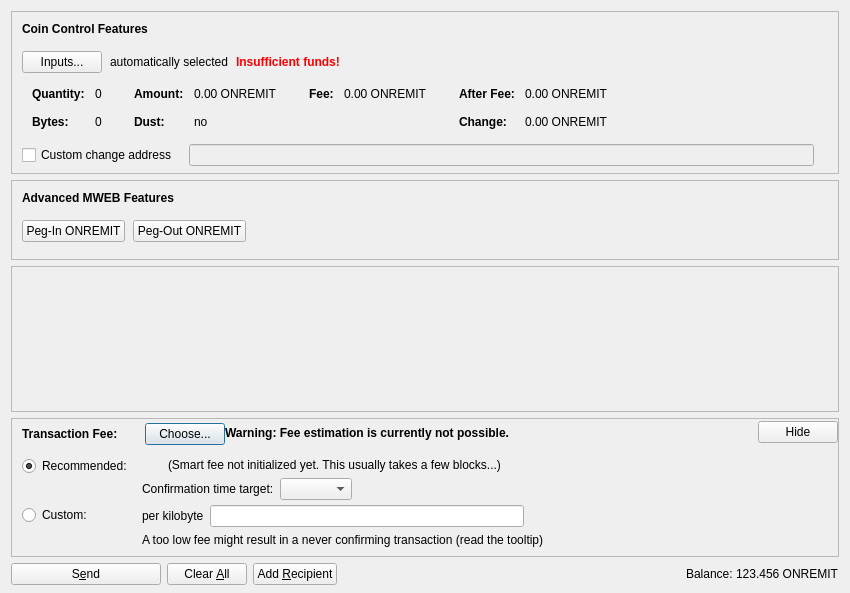
<?xml version="1.0" encoding="UTF-8"?>
<ui version="4.0">
 <class>SendCoinsDialog</class>
 <widget class="QDialog" name="SendCoinsDialog">
  <property name="geometry">
   <rect>
    <x>0</x>
    <y>0</y>
    <width>850</width>
    <height>593</height>
   </rect>
  </property>
  <property name="windowTitle">
   <string>Send Coins</string>
  </property>
  <layout class="QVBoxLayout" name="verticalLayout" stretch="0,0,1,0,0">
   <property name="bottomMargin">
    <number>8</number>
   </property>
   <item>
    <widget class="QFrame" name="frameCoinControl">
     <property name="sizePolicy">
      <sizepolicy hsizetype="Expanding" vsizetype="Expanding">
       <horstretch>0</horstretch>
       <verstretch>0</verstretch>
      </sizepolicy>
     </property>
     <property name="maximumSize">
      <size>
       <width>16777215</width>
       <height>16777215</height>
      </size>
     </property>
     <property name="frameShape">
      <enum>QFrame::StyledPanel</enum>
     </property>
     <property name="frameShadow">
      <enum>QFrame::Sunken</enum>
     </property>
     <layout class="QVBoxLayout" name="verticalLayoutCoinControl2">
      <property name="spacing">
       <number>0</number>
      </property>
      <property name="leftMargin">
       <number>0</number>
      </property>
      <property name="topMargin">
       <number>0</number>
      </property>
      <property name="rightMargin">
       <number>0</number>
      </property>
      <property name="bottomMargin">
       <number>6</number>
      </property>
      <item>
       <layout class="QVBoxLayout" name="verticalLayoutCoinControl" stretch="0,0,0,0,1">
        <property name="spacing">
         <number>0</number>
        </property>
        <property name="leftMargin">
         <number>10</number>
        </property>
        <property name="topMargin">
         <number>10</number>
        </property>
        <item>
         <layout class="QHBoxLayout" name="horizontalLayoutCoinControl1">
          <property name="bottomMargin">
           <number>15</number>
          </property>
          <item>
           <widget class="QLabel" name="labelCoinControlFeatures">
            <property name="sizePolicy">
             <sizepolicy hsizetype="Preferred" vsizetype="Maximum">
              <horstretch>0</horstretch>
              <verstretch>0</verstretch>
             </sizepolicy>
            </property>
            <property name="font">
             <font>
              <weight>75</weight>
              <bold>true</bold>
             </font>
            </property>
            <property name="styleSheet">
             <string notr="true">font-weight:bold;</string>
            </property>
            <property name="text">
             <string>Coin Control Features</string>
            </property>
           </widget>
          </item>
         </layout>
        </item>
        <item>
         <layout class="QHBoxLayout" name="horizontalLayoutCoinControl2" stretch="0,0,0,0">
          <property name="spacing">
           <number>8</number>
          </property>
          <property name="bottomMargin">
           <number>10</number>
          </property>
          <item>
           <widget class="QPushButton" name="pushButtonCoinControl">
            <property name="styleSheet">
             <string notr="true"/>
            </property>
            <property name="text">
             <string>Inputs...</string>
            </property>
            <property name="autoDefault">
             <bool>false</bool>
            </property>
           </widget>
          </item>
          <item>
           <widget class="QLabel" name="labelCoinControlAutomaticallySelected">
            <property name="text">
             <string>automatically selected</string>
            </property>
            <property name="margin">
             <number>5</number>
            </property>
           </widget>
          </item>
          <item>
           <widget class="QLabel" name="labelCoinControlInsuffFunds">
            <property name="font">
             <font>
              <weight>75</weight>
              <bold>true</bold>
             </font>
            </property>
            <property name="styleSheet">
             <string notr="true">color:red;font-weight:bold;</string>
            </property>
            <property name="text">
             <string>Insufficient funds!</string>
            </property>
            <property name="margin">
             <number>5</number>
            </property>
           </widget>
          </item>
          <item>
           <spacer name="horizontalSpacerCoinControl">
            <property name="orientation">
             <enum>Qt::Horizontal</enum>
            </property>
            <property name="sizeHint" stdset="0">
             <size>
              <width>40</width>
              <height>1</height>
             </size>
            </property>
           </spacer>
          </item>
         </layout>
        </item>
        <item>
         <widget class="QWidget" name="widgetCoinControl" native="true">
          <property name="sizePolicy">
           <sizepolicy hsizetype="Preferred" vsizetype="Preferred">
            <horstretch>0</horstretch>
            <verstretch>0</verstretch>
           </sizepolicy>
          </property>
          <property name="minimumSize">
           <size>
            <width>0</width>
            <height>0</height>
           </size>
          </property>
          <property name="styleSheet">
           <string notr="true"/>
          </property>
          <layout class="QHBoxLayout" name="horizontalLayoutCoinControl5">
           <property name="leftMargin">
            <number>0</number>
           </property>
           <property name="topMargin">
            <number>0</number>
           </property>
           <property name="rightMargin">
            <number>0</number>
           </property>
           <property name="bottomMargin">
            <number>0</number>
           </property>
           <item>
            <layout class="QHBoxLayout" name="horizontalLayoutCoinControl3" stretch="0,0,0,1">
             <property name="spacing">
              <number>20</number>
             </property>
             <property name="topMargin">
              <number>0</number>
             </property>
             <property name="bottomMargin">
              <number>10</number>
             </property>
             <item>
              <layout class="QFormLayout" name="formLayoutCoinControl1">
               <property name="horizontalSpacing">
                <number>10</number>
               </property>
               <property name="verticalSpacing">
                <number>14</number>
               </property>
               <property name="leftMargin">
                <number>10</number>
               </property>
               <property name="topMargin">
                <number>4</number>
               </property>
               <property name="rightMargin">
                <number>6</number>
               </property>
               <item row="0" column="0">
                <widget class="QLabel" name="labelCoinControlQuantityText">
                 <property name="font">
                  <font>
                   <weight>75</weight>
                   <bold>true</bold>
                  </font>
                 </property>
                 <property name="text">
                  <string>Quantity:</string>
                 </property>
                 <property name="margin">
                  <number>0</number>
                 </property>
                </widget>
               </item>
               <item row="0" column="1">
                <widget class="QLabel" name="labelCoinControlQuantity">
                 <property name="cursor">
                  <cursorShape>IBeamCursor</cursorShape>
                 </property>
                 <property name="contextMenuPolicy">
                  <enum>Qt::ActionsContextMenu</enum>
                 </property>
                 <property name="text">
                  <string notr="true">0</string>
                 </property>
                 <property name="margin">
                  <number>0</number>
                 </property>
                 <property name="textInteractionFlags">
                  <set>Qt::LinksAccessibleByMouse|Qt::TextSelectableByKeyboard|Qt::TextSelectableByMouse</set>
                 </property>
                </widget>
               </item>
               <item row="1" column="0">
                <widget class="QLabel" name="labelCoinControlBytesText">
                 <property name="font">
                  <font>
                   <weight>75</weight>
                   <bold>true</bold>
                  </font>
                 </property>
                 <property name="text">
                  <string>Bytes:</string>
                 </property>
                </widget>
               </item>
               <item row="1" column="1">
                <widget class="QLabel" name="labelCoinControlBytes">
                 <property name="cursor">
                  <cursorShape>IBeamCursor</cursorShape>
                 </property>
                 <property name="contextMenuPolicy">
                  <enum>Qt::ActionsContextMenu</enum>
                 </property>
                 <property name="text">
                  <string notr="true">0</string>
                 </property>
                 <property name="textInteractionFlags">
                  <set>Qt::LinksAccessibleByMouse|Qt::TextSelectableByKeyboard|Qt::TextSelectableByMouse</set>
                 </property>
                </widget>
               </item>
              </layout>
             </item>
             <item>
              <layout class="QFormLayout" name="formLayoutCoinControl2">
               <property name="horizontalSpacing">
                <number>10</number>
               </property>
               <property name="verticalSpacing">
                <number>14</number>
               </property>
               <property name="leftMargin">
                <number>6</number>
               </property>
               <property name="topMargin">
                <number>4</number>
               </property>
               <property name="rightMargin">
                <number>6</number>
               </property>
               <item row="0" column="0">
                <widget class="QLabel" name="labelCoinControlAmountText">
                 <property name="font">
                  <font>
                   <weight>75</weight>
                   <bold>true</bold>
                  </font>
                 </property>
                 <property name="text">
                  <string>Amount:</string>
                 </property>
                 <property name="margin">
                  <number>0</number>
                 </property>
                </widget>
               </item>
               <item row="0" column="1">
                <widget class="QLabel" name="labelCoinControlAmount">
                 <property name="cursor">
                  <cursorShape>IBeamCursor</cursorShape>
                 </property>
                 <property name="contextMenuPolicy">
                  <enum>Qt::ActionsContextMenu</enum>
                 </property>
                 <property name="text">
                  <string notr="true">0.00 ONREMIT</string>
                 </property>
                 <property name="textInteractionFlags">
                  <set>Qt::LinksAccessibleByMouse|Qt::TextSelectableByKeyboard|Qt::TextSelectableByMouse</set>
                 </property>
                </widget>
               </item>
               <item row="1" column="0">
                <widget class="QLabel" name="labelCoinControlLowOutputText">
                 <property name="font">
                  <font>
                   <weight>75</weight>
                   <bold>true</bold>
                  </font>
                 </property>
                 <property name="text">
                  <string>Dust:</string>
                 </property>
                </widget>
               </item>
               <item row="1" column="1">
                <widget class="QLabel" name="labelCoinControlLowOutput">
                 <property name="cursor">
                  <cursorShape>IBeamCursor</cursorShape>
                 </property>
                 <property name="contextMenuPolicy">
                  <enum>Qt::ActionsContextMenu</enum>
                 </property>
                 <property name="text">
                  <string notr="true">no</string>
                 </property>
                 <property name="textInteractionFlags">
                  <set>Qt::LinksAccessibleByMouse|Qt::TextSelectableByKeyboard|Qt::TextSelectableByMouse</set>
                 </property>
                </widget>
               </item>
              </layout>
             </item>
             <item>
              <layout class="QFormLayout" name="formLayoutCoinControl3">
               <property name="horizontalSpacing">
                <number>10</number>
               </property>
               <property name="verticalSpacing">
                <number>14</number>
               </property>
               <property name="leftMargin">
                <number>6</number>
               </property>
               <property name="topMargin">
                <number>4</number>
               </property>
               <property name="rightMargin">
                <number>6</number>
               </property>
               <item row="0" column="0">
                <widget class="QLabel" name="labelCoinControlFeeText">
                 <property name="font">
                  <font>
                   <weight>75</weight>
                   <bold>true</bold>
                  </font>
                 </property>
                 <property name="text">
                  <string>Fee:</string>
                 </property>
                 <property name="margin">
                  <number>0</number>
                 </property>
                </widget>
               </item>
               <item row="0" column="1">
                <widget class="QLabel" name="labelCoinControlFee">
                 <property name="cursor">
                  <cursorShape>IBeamCursor</cursorShape>
                 </property>
                 <property name="contextMenuPolicy">
                  <enum>Qt::ActionsContextMenu</enum>
                 </property>
                 <property name="text">
                  <string notr="true">0.00 ONREMIT</string>
                 </property>
                 <property name="textInteractionFlags">
                  <set>Qt::LinksAccessibleByMouse|Qt::TextSelectableByKeyboard|Qt::TextSelectableByMouse</set>
                 </property>
                </widget>
               </item>
              </layout>
             </item>
             <item>
              <layout class="QFormLayout" name="formLayoutCoinControl4">
               <property name="horizontalSpacing">
                <number>10</number>
               </property>
               <property name="verticalSpacing">
                <number>14</number>
               </property>
               <property name="leftMargin">
                <number>6</number>
               </property>
               <property name="topMargin">
                <number>4</number>
               </property>
               <property name="rightMargin">
                <number>6</number>
               </property>
               <item row="0" column="0">
                <widget class="QLabel" name="labelCoinControlAfterFeeText">
                 <property name="font">
                  <font>
                   <weight>75</weight>
                   <bold>true</bold>
                  </font>
                 </property>
                 <property name="text">
                  <string>After Fee:</string>
                 </property>
                 <property name="margin">
                  <number>0</number>
                 </property>
                </widget>
               </item>
               <item row="0" column="1">
                <widget class="QLabel" name="labelCoinControlAfterFee">
                 <property name="cursor">
                  <cursorShape>IBeamCursor</cursorShape>
                 </property>
                 <property name="contextMenuPolicy">
                  <enum>Qt::ActionsContextMenu</enum>
                 </property>
                 <property name="text">
                  <string notr="true">0.00 ONREMIT</string>
                 </property>
                 <property name="textInteractionFlags">
                  <set>Qt::LinksAccessibleByMouse|Qt::TextSelectableByKeyboard|Qt::TextSelectableByMouse</set>
                 </property>
                </widget>
               </item>
               <item row="1" column="0">
                <widget class="QLabel" name="labelCoinControlChangeText">
                 <property name="font">
                  <font>
                   <weight>75</weight>
                   <bold>true</bold>
                  </font>
                 </property>
                 <property name="text">
                  <string>Change:</string>
                 </property>
                </widget>
               </item>
               <item row="1" column="1">
                <widget class="QLabel" name="labelCoinControlChange">
                 <property name="cursor">
                  <cursorShape>IBeamCursor</cursorShape>
                 </property>
                 <property name="contextMenuPolicy">
                  <enum>Qt::ActionsContextMenu</enum>
                 </property>
                 <property name="text">
                  <string notr="true">0.00 ONREMIT</string>
                 </property>
                 <property name="textInteractionFlags">
                  <set>Qt::LinksAccessibleByMouse|Qt::TextSelectableByKeyboard|Qt::TextSelectableByMouse</set>
                 </property>
                </widget>
               </item>
              </layout>
             </item>
            </layout>
           </item>
          </layout>
         </widget>
        </item>
        <item>
         <layout class="QHBoxLayout" name="horizontalLayoutCoinControl4" stretch="0,0,0">
          <property name="spacing">
           <number>12</number>
          </property>
          <property name="sizeConstraint">
           <enum>QLayout::SetDefaultConstraint</enum>
          </property>
          <property name="topMargin">
           <number>5</number>
          </property>
          <property name="rightMargin">
           <number>5</number>
          </property>
          <item>
           <widget class="QCheckBox" name="checkBoxCoinControlChange">
            <property name="toolTip">
             <string>If this is activated, but the change address is empty or invalid, change will be sent to a newly generated address.</string>
            </property>
            <property name="text">
             <string>Custom change address</string>
            </property>
           </widget>
          </item>
          <item>
           <widget class="QValidatedLineEdit" name="lineEditCoinControlChange">
            <property name="enabled">
             <bool>false</bool>
            </property>
            <property name="sizePolicy">
             <sizepolicy hsizetype="Expanding" vsizetype="Fixed">
              <horstretch>0</horstretch>
              <verstretch>0</verstretch>
             </sizepolicy>
            </property>
           </widget>
          </item>
          <item>
           <widget class="QLabel" name="labelCoinControlChangeLabel">
            <property name="sizePolicy">
             <sizepolicy hsizetype="Preferred" vsizetype="Expanding">
              <horstretch>0</horstretch>
              <verstretch>0</verstretch>
             </sizepolicy>
            </property>
            <property name="minimumSize">
             <size>
              <width>0</width>
              <height>0</height>
             </size>
            </property>
            <property name="text">
             <string/>
            </property>
            <property name="margin">
             <number>3</number>
            </property>
           </widget>
          </item>
         </layout>
        </item>
        <item>
         <spacer name="verticalSpacerCoinControl">
          <property name="orientation">
           <enum>Qt::Vertical</enum>
          </property>
          <property name="sizeHint" stdset="0">
           <size>
            <width>800</width>
            <height>1</height>
           </size>
          </property>
         </spacer>
        </item>
       </layout>
      </item>
     </layout>
    </widget>
   </item>
   <item>
    <widget class="QFrame" name="frameMWEBFeatures">
     <property name="sizePolicy">
      <sizepolicy hsizetype="Expanding" vsizetype="Expanding">
       <horstretch>0</horstretch>
       <verstretch>0</verstretch>
      </sizepolicy>
     </property>
     <property name="maximumSize">
      <size>
       <width>16777215</width>
       <height>16777215</height>
      </size>
     </property>
     <property name="frameShape">
      <enum>QFrame::StyledPanel</enum>
     </property>
     <property name="frameShadow">
      <enum>QFrame::Sunken</enum>
     </property>
     <layout class="QVBoxLayout" name="verticalLayoutMWEBFeatures2">
      <property name="spacing">
       <number>0</number>
      </property>
      <property name="leftMargin">
       <number>0</number>
      </property>
      <property name="topMargin">
       <number>0</number>
      </property>
      <property name="rightMargin">
       <number>0</number>
      </property>
      <property name="bottomMargin">
       <number>6</number>
      </property>
      <item>
       <layout class="QVBoxLayout" name="verticalLayoutMWEBFeatures" stretch="0,0,1">
        <property name="spacing">
         <number>0</number>
        </property>
        <property name="leftMargin">
         <number>10</number>
        </property>
        <property name="topMargin">
         <number>10</number>
        </property>
        <item>
         <layout class="QHBoxLayout" name="horizontalLayoutMWEBFeatures1">
          <property name="bottomMargin">
           <number>15</number>
          </property>
          <item>
           <widget class="QLabel" name="labelMWEBFeatures">
            <property name="sizePolicy">
             <sizepolicy hsizetype="Preferred" vsizetype="Maximum">
              <horstretch>0</horstretch>
              <verstretch>0</verstretch>
             </sizepolicy>
            </property>
            <property name="font">
             <font>
              <weight>75</weight>
              <bold>true</bold>
             </font>
            </property>
            <property name="styleSheet">
             <string notr="true">font-weight:bold;</string>
            </property>
            <property name="text">
             <string>Advanced MWEB Features</string>
            </property>
           </widget>
          </item>
         </layout>
        </item>
        <item>
         <layout class="QHBoxLayout" name="horizontalLayoutMWEBFeatures2" stretch="0,0,0">
          <property name="spacing">
           <number>8</number>
          </property>
          <property name="bottomMargin">
           <number>10</number>
          </property>
          <item>
           <widget class="QPushButton" name="pushButtonMWEBPegIn">
            <property name="styleSheet">
             <string notr="true"/>
            </property>
            <property name="text">
             <string>Peg-In ONREMIT</string>
            </property>
            <property name="checkable">
             <bool>true</bool>
            </property>
            <property name="autoDefault">
             <bool>false</bool>
            </property>
           </widget>
          </item>
          <item>
           <widget class="QPushButton" name="pushButtonMWEBPegOut">
            <property name="styleSheet">
             <string notr="true"/>
            </property>
            <property name="text">
             <string>Peg-Out ONREMIT</string>
            </property>
            <property name="checkable">
             <bool>true</bool>
            </property>
            <property name="autoDefault">
             <bool>false</bool>
            </property>
           </widget>
          </item>
          <item>
           <spacer name="horizontalSpacerMWEBFeatures">
            <property name="orientation">
             <enum>Qt::Horizontal</enum>
            </property>
            <property name="sizeHint" stdset="0">
             <size>
              <width>40</width>
              <height>1</height>
             </size>
            </property>
           </spacer>
          </item>
         </layout>
        </item>
        <item>
         <spacer name="verticalSpacerMWEBFeatures">
          <property name="orientation">
           <enum>Qt::Vertical</enum>
          </property>
          <property name="sizeHint" stdset="0">
           <size>
            <width>800</width>
            <height>1</height>
           </size>
          </property>
         </spacer>
        </item>
       </layout>
      </item>
     </layout>
    </widget>
   </item>
   <item>
    <widget class="QScrollArea" name="scrollArea">
     <property name="widgetResizable">
      <bool>true</bool>
     </property>
     <widget class="QWidget" name="scrollAreaWidgetContents">
      <property name="geometry">
       <rect>
        <x>0</x>
        <y>0</y>
        <width>830</width>
        <height>68</height>
       </rect>
      </property>
      <layout class="QVBoxLayout" name="verticalLayout_2" stretch="0,1">
       <property name="leftMargin">
        <number>0</number>
       </property>
       <property name="topMargin">
        <number>0</number>
       </property>
       <property name="rightMargin">
        <number>0</number>
       </property>
       <property name="bottomMargin">
        <number>0</number>
       </property>
       <item>
        <layout class="QVBoxLayout" name="entries">
         <property name="spacing">
          <number>6</number>
         </property>
        </layout>
       </item>
       <item>
        <spacer name="verticalSpacer">
         <property name="orientation">
          <enum>Qt::Vertical</enum>
         </property>
         <property name="sizeHint" stdset="0">
          <size>
           <width>20</width>
           <height>40</height>
          </size>
         </property>
        </spacer>
       </item>
      </layout>
     </widget>
    </widget>
   </item>
   <item>
    <widget class="QFrame" name="frameFee">
     <property name="sizePolicy">
      <sizepolicy hsizetype="Expanding" vsizetype="Expanding">
       <horstretch>0</horstretch>
       <verstretch>0</verstretch>
      </sizepolicy>
     </property>
     <property name="maximumSize">
      <size>
       <width>16777215</width>
       <height>16777215</height>
      </size>
     </property>
     <property name="frameShape">
      <enum>QFrame::StyledPanel</enum>
     </property>
     <property name="frameShadow">
      <enum>QFrame::Sunken</enum>
     </property>
     <layout class="QVBoxLayout" name="verticalLayoutFee1">
      <property name="spacing">
       <number>0</number>
      </property>
      <property name="leftMargin">
       <number>0</number>
      </property>
      <property name="topMargin">
       <number>0</number>
      </property>
      <property name="rightMargin">
       <number>0</number>
      </property>
      <property name="bottomMargin">
       <number>0</number>
      </property>
      <item>
       <layout class="QVBoxLayout" name="verticalLayoutFee2" stretch="0,0,0">
        <property name="spacing">
         <number>0</number>
        </property>
        <property name="leftMargin">
         <number>10</number>
        </property>
        <property name="topMargin">
         <number>0</number>
        </property>
        <item>
         <layout class="QHBoxLayout" name="horizontalLayoutFee1">
          <property name="bottomMargin">
           <number>0</number>
          </property>
          <item>
           <layout class="QVBoxLayout" name="verticalLayoutFee7">
            <property name="spacing">
             <number>0</number>
            </property>
            <item>
             <spacer name="verticalSpacerSmartFee">
              <property name="orientation">
               <enum>Qt::Vertical</enum>
              </property>
              <property name="sizeType">
               <enum>QSizePolicy::Fixed</enum>
              </property>
              <property name="sizeHint" stdset="0">
               <size>
                <width>1</width>
                <height>4</height>
               </size>
              </property>
             </spacer>
            </item>
            <item>
             <layout class="QHBoxLayout" name="horizontalLayoutSmartFee">
              <property name="spacing">
               <number>10</number>
              </property>
              <item>
               <widget class="QLabel" name="labelFeeHeadline">
                <property name="sizePolicy">
                 <sizepolicy hsizetype="Preferred" vsizetype="Maximum">
                  <horstretch>0</horstretch>
                  <verstretch>0</verstretch>
                 </sizepolicy>
                </property>
                <property name="font">
                 <font>
                  <weight>75</weight>
                  <bold>true</bold>
                 </font>
                </property>
                <property name="styleSheet">
                 <string notr="true">font-weight:bold;</string>
                </property>
                <property name="text">
                 <string>Transaction Fee:</string>
                </property>
               </widget>
              </item>
              <item>
               <widget class="QLabel" name="labelFeeMinimized">
                <property name="text">
                 <string/>
                </property>
               </widget>
              </item>
              <item>
               <widget class="QPushButton" name="buttonChooseFee">
                <property name="text">
                 <string>Choose...</string>
                </property>
               </widget>
              </item>
             </layout>
            </item>
            <item>
             <spacer name="verticalSpacer_5">
              <property name="orientation">
               <enum>Qt::Vertical</enum>
              </property>
              <property name="sizeHint" stdset="0">
               <size>
                <width>1</width>
                <height>1</height>
               </size>
              </property>
             </spacer>
            </item>
           </layout>
          </item>
          <item>
           <widget class="QLabel" name="fallbackFeeWarningLabel">
            <property name="toolTip">
             <string>Using the fallbackfee can result in sending a transaction that will take several hours or days (or never) to confirm. Consider choosing your fee manually or wait until you have validated the complete chain.</string>
            </property>
            <property name="font">
            <font>
                <weight>75</weight>
                <bold>true</bold>
            </font>
            </property>
            <property name="text">
             <string>Warning: Fee estimation is currently not possible.</string>
            </property>
            <property name="wordWrap">
             <bool>false</bool>
            </property>
           </widget>
          </item>
          <item>
           <spacer name="horizontalSpacer_4">
            <property name="orientation">
             <enum>Qt::Horizontal</enum>
            </property>
            <property name="sizeType">
             <enum>QSizePolicy::MinimumExpanding</enum>
            </property>
            <property name="sizeHint" stdset="0">
             <size>
              <width>40</width>
              <height>20</height>
             </size>
            </property>
           </spacer>
          </item>
          <item>
           <widget class="QPushButton" name="buttonMinimizeFee">
            <property name="toolTip">
             <string>Hide transaction fee settings</string>
            </property>
            <property name="text">
             <string>Hide</string>
            </property>
           </widget>
          </item>
         </layout>
        </item>
        <item>
         <widget class="QFrame" name="frameFeeSelection">
          <layout class="QVBoxLayout" name="verticalLayoutFee12">
           <property name="spacing">
            <number>0</number>
           </property>
           <property name="leftMargin">
            <number>0</number>
           </property>
           <property name="topMargin">
            <number>0</number>
           </property>
           <property name="rightMargin">
            <number>0</number>
           </property>
           <property name="bottomMargin">
            <number>0</number>
           </property>
           <item>
            <layout class="QGridLayout" name="gridLayoutFee">
             <property name="topMargin">
              <number>10</number>
             </property>
             <property name="bottomMargin">
              <number>4</number>
             </property>
             <property name="horizontalSpacing">
              <number>10</number>
             </property>
             <property name="verticalSpacing">
              <number>4</number>
             </property>
             <item row="1" column="1">
              <layout class="QVBoxLayout" name="verticalLayoutFee8">
               <property name="spacing">
                <number>6</number>
               </property>
               <item>
                <layout class="QHBoxLayout" name="horizontalLayoutFee13">
                 <item>
                  <widget class="QLabel" name="labelCustomPerKilobyte">
                   <property name="toolTip">
                    <string>Specify a custom fee per kB (1,000 bytes) of the transaction's virtual size.

Note:  Since the fee is calculated on a per-byte basis, a fee of "100 satoshis per kB" for a transaction size of 500 bytes (half of 1 kB) would ultimately yield a fee of only 50 satoshis.</string>
                   </property>
                   <property name="text">
                    <string>per kilobyte</string>
                   </property>
                  </widget>
                 </item>
                 <item>
                  <widget class="BitcoinAmountField" name="customFee"/>
                 </item>
                 <item>
                  <spacer name="horizontalSpacer_6">
                   <property name="orientation">
                    <enum>Qt::Horizontal</enum>
                   </property>
                   <property name="sizeHint" stdset="0">
                    <size>
                     <width>1</width>
                     <height>1</height>
                    </size>
                   </property>
                  </spacer>
                 </item>
                </layout>
               </item>
               <item>
                <layout class="QHBoxLayout" name="horizontalLayoutFee8">
                 <item>
                  <widget class="QLabel" name="labelCustomFeeWarning">
                   <property name="enabled">
                    <bool>true</bool>
                   </property>
                   <property name="toolTip">
                    <string>When there is less transaction volume than space in the blocks, miners as well as relaying nodes may enforce a minimum fee. Paying only this minimum fee is just fine, but be aware that this can result in a never confirming transaction once there is more demand for onremit transactions than the network can process.</string>
                   </property>
                   <property name="text">
                    <string>A too low fee might result in a never confirming transaction (read the tooltip)</string>
                   </property>
                  </widget>
                 </item>
                 <item>
                  <spacer name="horizontalSpacer_2">
                   <property name="orientation">
                    <enum>Qt::Horizontal</enum>
                   </property>
                   <property name="sizeHint" stdset="0">
                    <size>
                     <width>1</width>
                     <height>1</height>
                    </size>
                   </property>
                  </spacer>
                 </item>
                </layout>
               </item>
              </layout>
             </item>
             <item row="0" column="0">
              <layout class="QVBoxLayout" name="verticalLayoutFee4" stretch="0,1">
               <item>
                <widget class="QRadioButton" name="radioSmartFee">
                 <property name="text">
                  <string>Recommended:</string>
                 </property>
                 <property name="checked">
                  <bool>true</bool>
                 </property>
                 <attribute name="buttonGroup">
                  <string notr="true">groupFee</string>
                 </attribute>
                </widget>
               </item>
               <item>
                <spacer name="verticalSpacer_2">
                 <property name="orientation">
                  <enum>Qt::Vertical</enum>
                 </property>
                 <property name="sizeHint" stdset="0">
                  <size>
                   <width>1</width>
                   <height>1</height>
                  </size>
                 </property>
                </spacer>
               </item>
              </layout>
             </item>
             <item row="1" column="0">
              <layout class="QVBoxLayout" name="verticalLayoutFee9" stretch="0,1">
               <item>
                <widget class="QRadioButton" name="radioCustomFee">
                 <property name="text">
                  <string>Custom:</string>
                 </property>
                 <attribute name="buttonGroup">
                  <string notr="true">groupFee</string>
                 </attribute>
                </widget>
               </item>
               <item>
                <spacer name="verticalSpacer_6">
                 <property name="orientation">
                  <enum>Qt::Vertical</enum>
                 </property>
                 <property name="sizeHint" stdset="0">
                  <size>
                   <width>1</width>
                   <height>1</height>
                  </size>
                 </property>
                </spacer>
               </item>
              </layout>
             </item>
             <item row="0" column="1">
              <layout class="QVBoxLayout" name="verticalLayoutFee3" stretch="0,0,1">
               <property name="spacing">
                <number>6</number>
               </property>
               <property name="topMargin">
                <number>2</number>
               </property>
               <item>
                <layout class="QHBoxLayout" name="horizontalLayoutFee12">
                 <item>
                  <widget class="QLabel" name="labelSmartFee">
                   <property name="text">
                    <string/>
                   </property>
                  </widget>
                 </item>
                 <item>
                  <widget class="QLabel" name="labelFeeEstimation">
                   <property name="text">
                    <string/>
                   </property>
                  </widget>
                 </item>
                 <item>
                  <widget class="QLabel" name="labelSmartFee2">
                   <property name="text">
                    <string>(Smart fee not initialized yet. This usually takes a few blocks...)</string>
                   </property>
                  </widget>
                 </item>
                 <item>
                  <spacer name="horizontalSpacer_5">
                   <property name="orientation">
                    <enum>Qt::Horizontal</enum>
                   </property>
                   <property name="sizeHint" stdset="0">
                    <size>
                     <width>1</width>
                     <height>1</height>
                    </size>
                   </property>
                  </spacer>
                 </item>
                </layout>
               </item>
               <item>
                <layout class="QHBoxLayout" name="horizontalLayoutFee9">
                 <item>
                  <layout class="QVBoxLayout" name="verticalLayoutFee6">
                   <item>
                    <widget class="QLabel" name="labelSmartFee3">
                     <property name="text">
                      <string>Confirmation time target:</string>
                     </property>
                    </widget>
                   </item>
                  </layout>
                 </item>
                 <item>
                  <layout class="QVBoxLayout" name="verticalLayoutFee5">
                   <property name="rightMargin">
                    <number>30</number>
                   </property>
                   <item>
                    <layout class="QHBoxLayout" name="horizontalLayoutConfTarget">
                     <property name="bottomMargin">
                      <number>0</number>
                     </property>
                     <item>
                      <widget class="QComboBox" name="confTargetSelector"/>
                     </item>
                     <item>
                      <spacer name="horizontalSpacerConfTarget">
                       <property name="orientation">
                        <enum>Qt::Horizontal</enum>
                       </property>
                       <property name="sizeHint" stdset="0">
                        <size>
                         <width>40</width>
                         <height>20</height>
                        </size>
                       </property>
                      </spacer>
                     </item>
                    </layout>
                   </item>
                  </layout>
                 </item>
                </layout>
               </item>
               <item>
                <spacer name="verticalSpacer_4">
                 <property name="orientation">
                  <enum>Qt::Vertical</enum>
                 </property>
                 <property name="sizeHint" stdset="0">
                  <size>
                   <width>1</width>
                   <height>1</height>
                  </size>
                 </property>
                </spacer>
               </item>
              </layout>
             </item>
            </layout>
           </item>
          </layout>
         </widget>
        </item>
        <item>
         <spacer name="verticalSpacerFee">
          <property name="orientation">
           <enum>Qt::Vertical</enum>
          </property>
          <property name="sizeHint" stdset="0">
           <size>
            <width>40</width>
            <height>5</height>
           </size>
          </property>
         </spacer>
        </item>
       </layout>
      </item>
     </layout>
    </widget>
   </item>
   <item>
    <layout class="QHBoxLayout" name="horizontalLayout">
     <item>
      <widget class="QPushButton" name="sendButton">
       <property name="minimumSize">
        <size>
         <width>150</width>
         <height>0</height>
        </size>
       </property>
       <property name="toolTip">
        <string>Confirm the send action</string>
       </property>
       <property name="text">
        <string>S&amp;end</string>
       </property>
       <property name="icon">
        <iconset resource="../bitcoin.qrc">
         <normaloff>:/icons/send</normaloff>:/icons/send</iconset>
       </property>
       <property name="autoDefault">
        <bool>false</bool>
       </property>
       <property name="default">
        <bool>false</bool>
       </property>
      </widget>
     </item>
     <item>
      <widget class="QPushButton" name="clearButton">
       <property name="sizePolicy">
        <sizepolicy hsizetype="Minimum" vsizetype="Fixed">
         <horstretch>0</horstretch>
         <verstretch>0</verstretch>
        </sizepolicy>
       </property>
       <property name="toolTip">
        <string>Clear all fields of the form.</string>
       </property>
       <property name="text">
        <string>Clear &amp;All</string>
       </property>
       <property name="icon">
        <iconset resource="../bitcoin.qrc">
         <normaloff>:/icons/remove</normaloff>:/icons/remove</iconset>
       </property>
       <property name="autoDefault">
        <bool>false</bool>
       </property>
      </widget>
     </item>
     <item>
      <widget class="QPushButton" name="addButton">
       <property name="toolTip">
        <string>Send to multiple recipients at once</string>
       </property>
       <property name="text">
        <string>Add &amp;Recipient</string>
       </property>
       <property name="icon">
        <iconset resource="../bitcoin.qrc">
         <normaloff>:/icons/add</normaloff>:/icons/add</iconset>
       </property>
       <property name="autoDefault">
        <bool>false</bool>
       </property>
      </widget>
     </item>
     <item>
      <spacer name="horizontalSpacer">
       <property name="orientation">
        <enum>Qt::Horizontal</enum>
       </property>
       <property name="sizeHint" stdset="0">
        <size>
         <width>40</width>
         <height>20</height>
        </size>
       </property>
      </spacer>
     </item>
     <item>
      <layout class="QHBoxLayout" name="horizontalLayout_2">
       <property name="spacing">
        <number>3</number>
       </property>
       <item>
        <widget class="QLabel" name="labelBalanceName">
         <property name="sizePolicy">
          <sizepolicy hsizetype="Preferred" vsizetype="Fixed">
           <horstretch>0</horstretch>
           <verstretch>0</verstretch>
          </sizepolicy>
         </property>
         <property name="text">
          <string>Balance:</string>
         </property>
        </widget>
       </item>
       <item>
        <widget class="QLabel" name="labelBalance">
         <property name="sizePolicy">
          <sizepolicy hsizetype="Preferred" vsizetype="Fixed">
           <horstretch>0</horstretch>
           <verstretch>0</verstretch>
          </sizepolicy>
         </property>
         <property name="cursor">
          <cursorShape>IBeamCursor</cursorShape>
         </property>
         <property name="text">
          <string notr="true">123.456 ONREMIT</string>
         </property>
         <property name="textInteractionFlags">
          <set>Qt::LinksAccessibleByMouse|Qt::TextSelectableByKeyboard|Qt::TextSelectableByMouse</set>
         </property>
        </widget>
       </item>
      </layout>
     </item>
    </layout>
   </item>
  </layout>
 </widget>
 <customwidgets>
  <customwidget>
   <class>QValidatedLineEdit</class>
   <extends>QLineEdit</extends>
   <header>qt/qvalidatedlineedit.h</header>
  </customwidget>
  <customwidget>
   <class>BitcoinAmountField</class>
   <extends>QLineEdit</extends>
   <header>qt/bitcoinamountfield.h</header>
   <container>1</container>
  </customwidget>
 </customwidgets>
 <resources>
  <include location="../bitcoin.qrc"/>
 </resources>
 <connections/>
 <buttongroups>
  <buttongroup name="groupFee"/>
 </buttongroups>
</ui>
